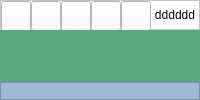
         <widget class="QWidget" name="page_capture">
          <property name="styleSheet">
           <string notr="true">QWidget{
background-color: rgb(255, 255, 255);
}
QFrame{
background-color: rgb(161, 187, 215);
}</string>
          </property>
          <layout class="QVBoxLayout" name="verticalLayout_3" stretch="0,80,20">
           <property name="spacing">
            <number>0</number>
           </property>
           <property name="leftMargin">
            <number>0</number>
           </property>
           <property name="topMargin">
            <number>0</number>
           </property>
           <property name="rightMargin">
            <number>0</number>
           </property>
           <property name="bottomMargin">
            <number>0</number>
           </property>
           <item>
            <widget class="QFrame" name="fm_control_capture">
             <property name="minimumSize">
              <size>
               <width>0</width>
               <height>30</height>
              </size>
             </property>
             <property name="maximumSize">
              <size>
               <width>16777215</width>
               <height>30</height>
              </size>
             </property>
             <property name="styleSheet">
              <string notr="true">QFrame{
background-color: white;
}


QPushButton{
background-color: white;
	
}

QPushButton:hover{
background-color:  rgb(204, 204, 204);
}</string>
             </property>
             <property name="frameShape">
              <enum>QFrame::StyledPanel</enum>
             </property>
             <property name="frameShadow">
              <enum>QFrame::Raised</enum>
             </property>
             <layout class="QHBoxLayout" name="horizontalLayout_4">
              <property name="spacing">
               <number>0</number>
              </property>
              <property name="leftMargin">
               <number>0</number>
              </property>
              <property name="topMargin">
               <number>0</number>
              </property>
              <property name="rightMargin">
               <number>0</number>
              </property>
              <property name="bottomMargin">
               <number>0</number>
              </property>
              <item>
               <widget class="QPushButton" name="pb_capture">
                <property name="minimumSize">
                 <size>
                  <width>30</width>
                  <height>30</height>
                 </size>
                </property>
                <property name="maximumSize">
                 <size>
                  <width>30</width>
                  <height>30</height>
                 </size>
                </property>
                <property name="styleSheet">
                 <string notr="true">QPushButton:hover{
background-color: rgb(0, 170, 0);
}</string>
                </property>
                <property name="text">
                 <string/>
                </property>
                <property name="icon">
                 <iconset>
                  <normaloff>iconos/camera.png</normaloff>iconos/camera.png</iconset>
                </property>
                <property name="iconSize">
                 <size>
                  <width>25</width>
                  <height>25</height>
                 </size>
                </property>
               </widget>
              </item>
              <item>
               <widget class="QPushButton" name="pb_next_capture">
                <property name="minimumSize">
                 <size>
                  <width>30</width>
                  <height>30</height>
                 </size>
                </property>
                <property name="maximumSize">
                 <size>
                  <width>30</width>
                  <height>30</height>
                 </size>
                </property>
                <property name="styleSheet">
                 <string notr="true">QPushButton:hover{
background-color: rgb(255, 255, 0);
}</string>
                </property>
                <property name="text">
                 <string/>
                </property>
                <property name="icon">
                 <iconset>
                  <normaloff>iconos/after.png</normaloff>iconos/after.png</iconset>
                </property>
                <property name="iconSize">
                 <size>
                  <width>25</width>
                  <height>25</height>
                 </size>
                </property>
               </widget>
              </item>
              <item>
               <widget class="QPushButton" name="pb_after_capture">
                <property name="minimumSize">
                 <size>
                  <width>30</width>
                  <height>30</height>
                 </size>
                </property>
                <property name="maximumSize">
                 <size>
                  <width>30</width>
                  <height>30</height>
                 </size>
                </property>
                <property name="styleSheet">
                 <string notr="true">QPushButton:hover{
background-color: rgb(255, 255, 0);
}</string>
                </property>
                <property name="text">
                 <string/>
                </property>
                <property name="icon">
                 <iconset>
                  <normaloff>iconos/next.png</normaloff>iconos/next.png</iconset>
                </property>
                <property name="iconSize">
                 <size>
                  <width>25</width>
                  <height>25</height>
                 </size>
                </property>
               </widget>
              </item>
              <item>
               <widget class="QPushButton" name="pb_save_capture">
                <property name="minimumSize">
                 <size>
                  <width>30</width>
                  <height>30</height>
                 </size>
                </property>
                <property name="maximumSize">
                 <size>
                  <width>30</width>
                  <height>30</height>
                 </size>
                </property>
                <property name="styleSheet">
                 <string notr="true">QPushButton:hover{
background-color:  rgb(170, 0, 127);
}</string>
                </property>
                <property name="text">
                 <string/>
                </property>
                <property name="icon">
                 <iconset>
                  <normaloff>iconos/save.png</normaloff>iconos/save.png</iconset>
                </property>
                <property name="iconSize">
                 <size>
                  <width>25</width>
                  <height>25</height>
                 </size>
                </property>
               </widget>
              </item>
              <item>
               <widget class="QPushButton" name="pb_clean_capture">
                <property name="minimumSize">
                 <size>
                  <width>30</width>
                  <height>30</height>
                 </size>
                </property>
                <property name="maximumSize">
                 <size>
                  <width>30</width>
                  <height>30</height>
                 </size>
                </property>
                <property name="styleSheet">
                 <string notr="true">QPushButton:hover{
background-color:  rgb(255, 0, 0);
}</string>
                </property>
                <property name="text">
                 <string/>
                </property>
                <property name="icon">
                 <iconset>
                  <normaloff>iconos/stop2.png</normaloff>iconos/stop2.png</iconset>
                </property>
                <property name="iconSize">
                 <size>
                  <width>25</width>
                  <height>25</height>
                 </size>
                </property>
               </widget>
              </item>
              <item>
               <widget class="QLabel" name="lb_wavelenth_capture">
                <property name="text">
                 <string>&lt;html&gt;&lt;head/&gt;&lt;body&gt;&lt;p align=&quot;center&quot;&gt;dddddd&lt;/p&gt;&lt;/body&gt;&lt;/html&gt;</string>
                </property>
               </widget>
              </item>
             </layout>
            </widget>
           </item>
           <item>
            <widget class="QLabel" name="lb_Principal_imag">
             <property name="styleSheet">
              <string notr="true">background-color: rgb(85, 170, 127);</string>
             </property>
             <property name="text">
              <string/>
             </property>
             <property name="alignment">
              <set>Qt::AlignCenter</set>
             </property>
            </widget>
           </item>
           <item>
            <widget class="QFrame" name="fm_list_imag">
             <property name="maximumSize">
              <size>
               <width>16777215</width>
               <height>150</height>
              </size>
             </property>
             <property name="frameShape">
              <enum>QFrame::StyledPanel</enum>
             </property>
             <property name="frameShadow">
              <enum>QFrame::Raised</enum>
             </property>
             <layout class="QHBoxLayout" name="horizontalLayout_3">
              <property name="spacing">
               <number>1</number>
              </property>
              <property name="leftMargin">
               <number>1</number>
              </property>
              <property name="topMargin">
               <number>1</number>
              </property>
              <property name="rightMargin">
               <number>1</number>
              </property>
              <property name="bottomMargin">
               <number>1</number>
              </property>
              <item>
               <widget class="QLabel" name="lb_list_imag_1">
                <property name="text">
                 <string/>
                </property>
                <property name="scaledContents">
                 <bool>true</bool>
                </property>
               </widget>
              </item>
              <item>
               <widget class="QLabel" name="lb_list_imag_2">
                <property name="text">
                 <string/>
                </property>
                <property name="scaledContents">
                 <bool>true</bool>
                </property>
               </widget>
              </item>
              <item>
               <widget class="QLabel" name="lb_list_imag_3">
                <property name="text">
                 <string/>
                </property>
                <property name="scaledContents">
                 <bool>true</bool>
                </property>
               </widget>
              </item>
              <item>
               <widget class="QLabel" name="lb_list_imag_4">
                <property name="text">
                 <string/>
                </property>
                <property name="scaledContents">
                 <bool>true</bool>
                </property>
               </widget>
              </item>
              <item>
               <widget class="QLabel" name="lb_list_imag_5">
                <property name="text">
                 <string/>
                </property>
                <property name="scaledContents">
                 <bool>true</bool>
                </property>
               </widget>
              </item>
              <item>
               <widget class="QLabel" name="lb_list_imag_6">
                <property name="text">
                 <string/>
                </property>
                <property name="scaledContents">
                 <bool>true</bool>
                </property>
               </widget>
              </item>
              <item>
               <widget class="QLabel" name="lb_list_imag_7">
                <property name="text">
                 <string/>
                </property>
                <property name="scaledContents">
                 <bool>true</bool>
                </property>
               </widget>
              </item>
             </layout>
            </widget>
           </item>
          </layout>
         </widget>
